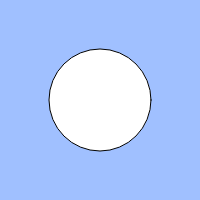
Frame 1 (no input)
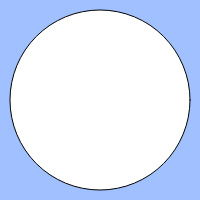
Frame 60 (no input)
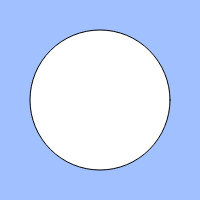
Frame 120 (the mouse pressed at the canvas centre since frame 60)

The p5.js sketch that drew these frames (run headless with seeded random() and noise() and a simulated clock; from frame 60 on, the mouse is pressed at the canvas centre):

// p5.js sketch
// ── sketch.js
// 練習問題「心臓の鼓動のように大きくなったり小さくなったりする円」
let count;
let cycle;

function setup(){
  createCanvas(200, 200);
  count = 0;
  cycle = 100;
}

function draw(){
  background(160, 192, 255);
  count = (count + 1) % cycle;
  // BLANK[1]
  if(count < 50){

      ellipse(width / 2, height / 2, 100 + 2 * count);

}
else{
  ellipse(width / 2, height / 2, -2 * count + 300);
}
}
